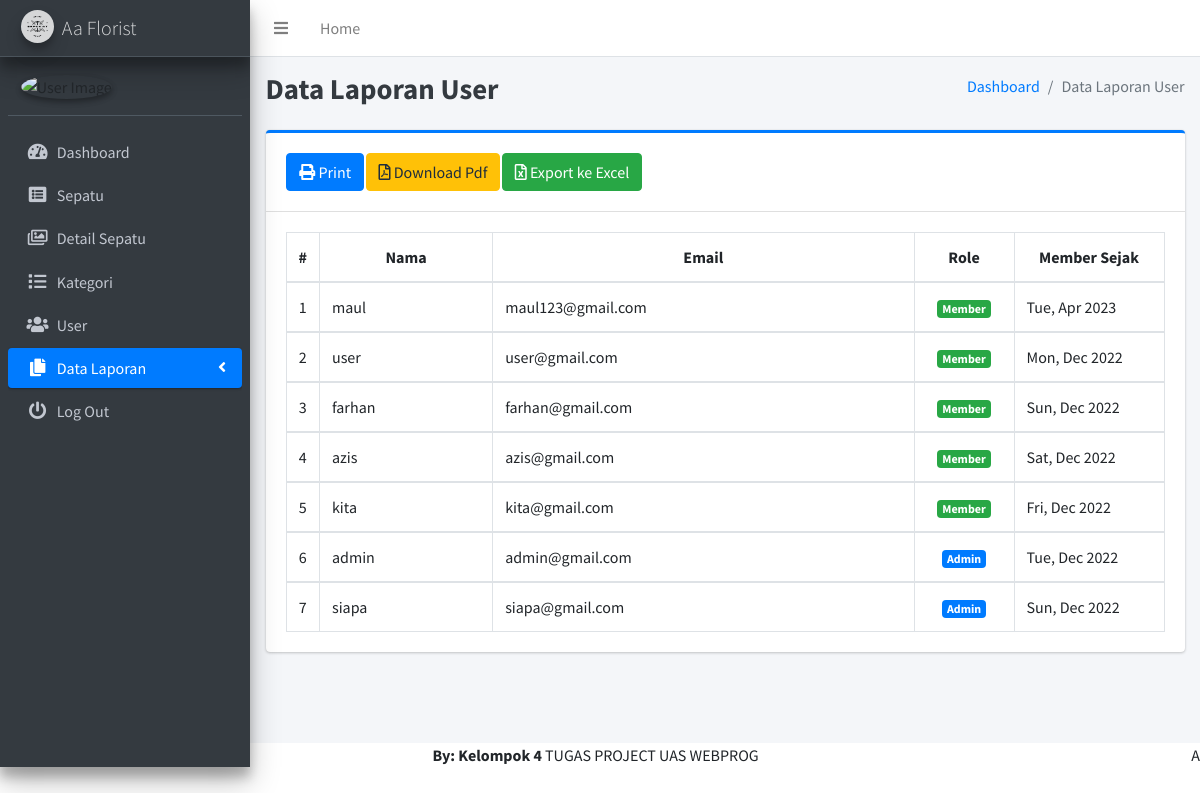
Screenshot of /index.php/laporan/user with the database file from the repository.
### tables this page shows
CREATE TABLE `user` (
  `id_user` int(11) NOT NULL,
  `nama` varchar(128) NOT NULL,
  `email` varchar(128) NOT NULL,
  `image` varchar(128) NOT NULL,
  `password` varchar(256) NOT NULL,
  `role_id` int(11) NOT NULL,
  `is_active` int(1) NOT NULL,
  `tanggal_input` int(11) NOT NULL
);

### application/views/layout/v_content.php (called while the page is built)
<?php
if ($isi) {
    $this->load->view($isi);
}

### application/views/layout/v_wrapper_admin.php (called while the page is built)
<?php
require_once('v_head.php');
require_once('v_header_admin.php');
require_once('v_nav_admin.php');
require_once('v_content.php');
require_once('v_footer_admin.php');

### application/controllers/Laporan.php (called while the page is built, shortened)
<?php
class Laporan extends CI_Controller
{
  public function user()
  {
    $data = array(
      'title' => 'Data Laporan User',
      'brand' => 'Aa Florist',
      'member' => $this->ModelUser->get_all_data(),
      'isi' => 'view_admin_manajemen/laporan/user/v_user',
    );
    $data['user'] = $this->ModelUser->cekData(['email' => $this->session->userdata('email')])->row_array();
    $this->load->view('layout/v_wrapper_admin', $data, FALSE);
  }
}

### index.php (called while the page is built, shortened)
<?php
require_once BASEPATH.'core/CodeIgniter.php';

### application/models/ModelUser.php (called while the page is built, shortened)
<?php
class ModelUser extends CI_Model
{
    public function get_all_data()
    {
        $this->db->select('*');
        $this->db->from('user');
        $this->db->order_by('id_user', 'desc');
        return $this->db->get()->result();
    }
}

### application/views/view_admin_manajemen/laporan/user/v_user.php (the view, shortened to what this page needs)
<div class="col-md-12">
	<div class="card card-primary card-outline">
		<div class="card-header">
			<div class="row">
				<div class="col-5 d-flex justify-content-around">
					<a href="<?= base_url('laporan/cetak_laporan_user'); ?>" class="btn btn-primary my-2"><i class="fas fa-print"></i> Print</a>
					<a href="<?= base_url('laporan/laporan_user_pdf'); ?>" class="btn btn-warning my-2"><i class="far fa-file-pdf"></i> Download Pdf</a>
					<a href="<?= base_url('laporan/export_excel_user'); ?>" class="btn btn-success my-2"><i class="far fa-file-excel"></i> Export ke Excel</a>
				</div>
			</div>
		</div>
		<div class="card-body">
			<table class="table table-bordered">
				<thead class="text-center">
					<tr>
						<th style="width: 10px">#</th>
						<th>Nama</th>
						<th>Email</th>
						<th style="width: 100px">Role</th>
						<th style="width: 150px">Member Sejak</th>
					</tr>
				</thead>
				<tbody>
					<?php $no = 1;
					foreach ($member as $key => $value) { ?>
						<td class="text-center"><?= $no++; ?></td>
						<td><?= $value->nama ?></td>
						<td><?= $value->email ?></td>
						<td class="text-center"><?php
																		if ($value->role_id == 1) {
																			echo '<span class="badge bg-primary">Admin</span>';
																		} else {
																			echo '<span class="badge bg-success">Member</span>';
																		}
																		?></td>
						<td><?= date('D, M Y', $value->tanggal_input) ?></td>
				</tbody>
			<?php } ?>
			</table>
		</div>
	</div>
</div>

### rows the page displays
user: nama "maul", email "maul123@gmail.com", shows "Member", tanggal_input "Tue, Apr 2023"
user: nama "user", email "user@gmail.com", shows "Member", tanggal_input "Mon, Dec 2022"
user: nama "farhan", email "farhan@gmail.com", shows "Member", tanggal_input "Sun, Dec 2022"
user: nama "azis", email "azis@gmail.com", shows "Member", tanggal_input "Sat, Dec 2022"
user: nama "kita", email "kita@gmail.com", shows "Member", tanggal_input "Fri, Dec 2022"
user: nama "admin", email "admin@gmail.com", shows "Admin", tanggal_input "Tue, Dec 2022"
user: nama "siapa", email "siapa@gmail.com", shows "Admin", tanggal_input "Sun, Dec 2022"

### other values shown
$brand "Aa Florist"
$title "Data Laporan User"
